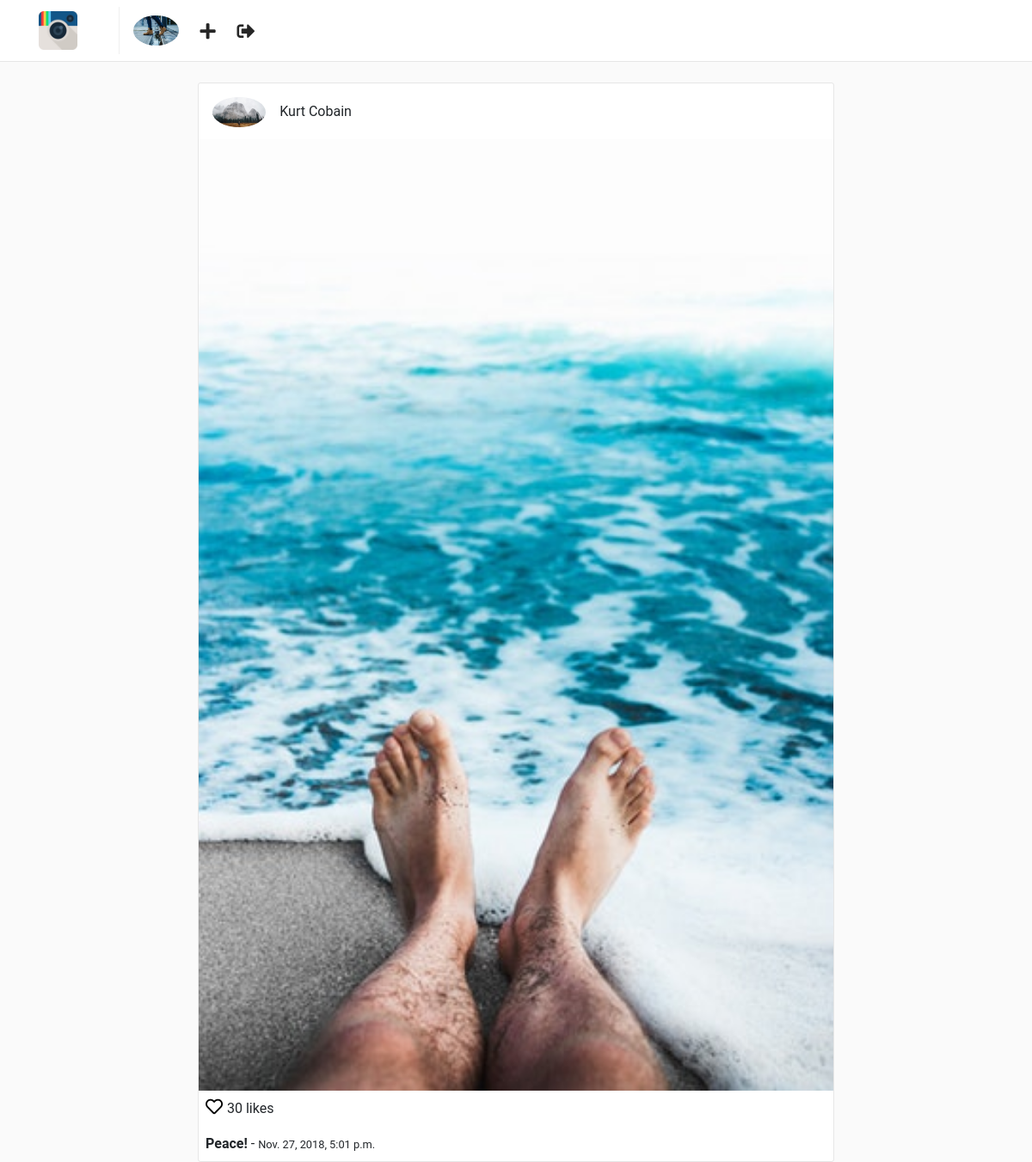
The page /posts/4/ (signed in) on the database its author committed.
### users/models.py (models this page shows, shortened)
class Profile(models.Model):
    user = models.OneToOneField(User, on_delete=models.CASCADE)
    website = models.URLField(max_length=200, blank=True)
    biography = models.TextField(blank=True)
    phone_number = models.CharField(max_length=20, blank=True)
    picture = models.ImageField(
        upload_to='users/pictures',
        blank=True,
        null=True
    )
    created = models.DateTimeField(auto_now_add=True)
    modified = models.DateTimeField(auto_now=True)

### posts/models.py (models this page shows, shortened)
class Post(models.Model):
    user = models.ForeignKey(User, on_delete=models.CASCADE)
    profile = models.ForeignKey('users.Profile', on_delete=models.CASCADE)
    title = models.CharField(max_length=255)
    photo = models.ImageField(upload_to='posts/photos')
    created = models.DateTimeField(auto_now_add=True)
    modified = models.DateTimeField(auto_now=True)

### posts/views.py (the view)
class PostDetailView(LoginRequiredMixin, DetailView):
    template_name = 'posts/detail.html'
    queryset = Post.objects.all()
    context_object_name = 'post'

### templates/posts/detail.html (shortened to what this page needs)
{% extends "base.html" %}
{% block container %}
    <div class="container">
        <div class="row">
            {% include "posts/post_card.html" %}
        </div>
    </div>
{% endblock %}

### templates/nav.html
{% load static %}
<nav class="navbar navbar-expand-lg fixed-top" id="main-navbar">
    <div class="container">
        <a class="navbar-brand pr-5" style="border-right: 1px solid #efefef;" href="{% url "posts:feed" %}">
            <img src="{% static "img/instagram.png" %}" height="45" class="d-inline-block align-top"/>
        </a>
        <div class="collapse navbar-collapse">
            <ul class="navbar-nav mr-auto">
                <li class="nav-item">
                    <a href="{% url "users:detail" request.user.username %}">
                        {% if request.user.profile.picture %}
                            <img src="{{ request.user.profile.picture.url }}" height="35" class="d-inline-block align-top rounded-circle"/>
                        {% else%}
                            <img src="{% static 'img/default-profile.png' %}" height="35" class="d-inline-block align-top rounded-circle"/>
                        {% endif %}
                    </a>
                </li>
                <li class="nav-item nav-icon">
                    <a href="{% url "posts:create" %}">
                        <i class="fas fa-plus"></i>
                    </a>
                </li>
                <li class="nav-item nav-icon">
                    <a href="{% url "users:logout" %}">
                        <i class="fas fa-sign-out-alt"></i>
                    </a>
                </li>
            </ul>
        </div>
    </div>
</nav>

### templates/posts/post_card.html
<div class="col-sm-12 col-md-8 offset-md-2 mt-5 p-0 post-container">
    <div class="media pt-3 pl-3 pb-1">
        <a href="{% url "users:detail" post.user.username %}">
            <img class="mr-3 rounded-circle" height="35" src="{{ post.profile.picture.url }}" alt="{{ post.user.get_full_name }}">
        </a>
        <div class="media-body">
            <p style="margin-top: 5px;">{{ post.user.get_full_name  }}</p>
        </div>
    </div>
    <img style="width: 100%;" src="{{ post.photo.url }}" alt="{{ post.title }}">
    <p class="mt-1 ml-2" >
        <a href="" style="color: #000; font-size: 20px;">
            <i class="far fa-heart"></i>
        </a> 30 likes
    </p>
    <p class="ml-2 mt-0 mb-2">
        <b>{{ post.title }}</b> - <small>{{ post.created }}</small>
    </p>
</div>

### static/css/main.css (style rules this page uses)
html, body { background: #fafafa; height: 100%; width: 100%; font-family: 'Roboto', sans-serif; }
#main-navbar { background: #fff; border-bottom: 1px solid rgba(0,0,0,.0975); }
.post-container { background: #fff; border: 1px solid #e6e6e6; border-radius: 3px; }
.nav-icon a { color: #262626; font-size: 1.3em; display: block; margin-top: .2em; margin-left: 1.2em; font-weight: 100; }

### rows shown on the page
Post: profile.picture (picture), user.get_full_name "Kurt Cobain", photo (picture), title "Peace!", created "Nov. 27, 2018, 5:01 p.m."
